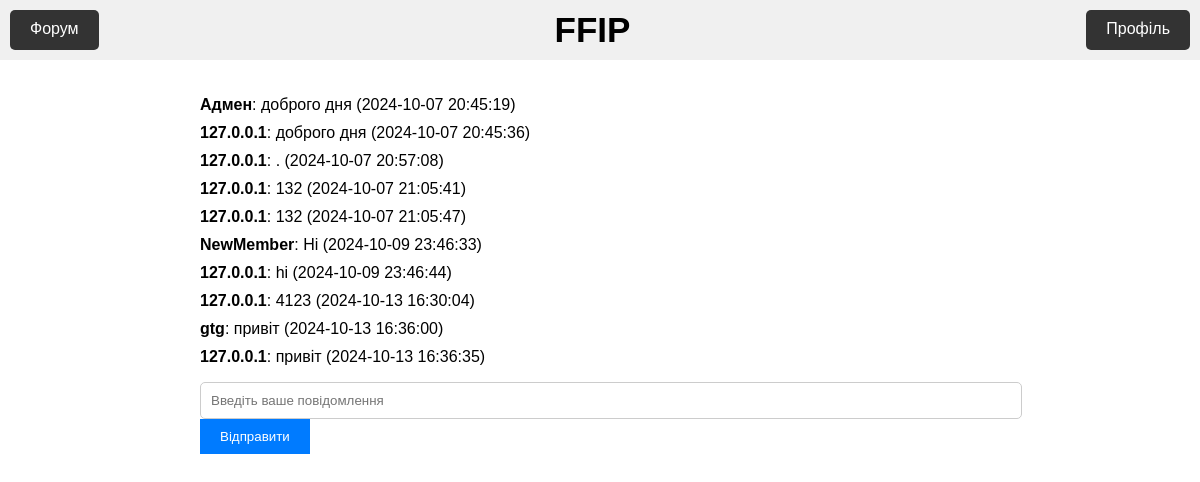
The page /topic_sport on the database its author committed.
### tables this page shows
CREATE TABLE "sport_topic_bd" (
	"message_id"	INTEGER NOT NULL UNIQUE,
	"user_login"	TEXT NOT NULL,
	"message"	TEXT NOT NULL,
	"message_time"	TEXT NOT NULL,
	PRIMARY KEY("message_id" AUTOINCREMENT)
);

### flask_app.py (the view)
@app.route('/topic_sport', methods=['GET', 'POST'])
def topic_sport():
    conn = getConnection()
    query = """
        SELECT message, message_id, message_time, user_login
        FROM sport_topic_bd
    """
    result = conn.execute(query).fetchall()
    messages = []
    for row in result:
        messages.append({
            'message': row[0],
            'message_id': row[1],
            'message_time': row[2],
            'user_login': row[3]
        })
    conn.commit()
    conn.close()
    return render_template('topic_sport.html', Messages = messages)

### flask_app.py (called while the page is built)
def getConnection():
    conn = sqlite3.connect('forum_data_base.db')
    conn.row_factory = sqlite3.Row #для того, щоб можна було звертатись до полів за іменами
    return conn

### templates/topic_sport.html (shortened to what this page needs)
<!DOCTYPE html>
<html lang="en">
<head>
    <link rel="stylesheet" href="{{ url_for('static', filename='sport_topic.css') }}">
</head>
<body>
    <header>
        <a class="button" href="{{url_for('main_f')}}">Форум</a>
        <span class="ffip-title">FFIP</span> <a class="button" href="{{url_for('profile')}}">Профіль</a>
    </header>
    <main>
        <form method="POST", action="sended_message_to_sport">
            <ul>
            {% for message in Messages %}
            <li>
                <b>{{ message.user_login }}</b>: {{ message.message }} ({{ message.message_time }})
            </li>
            {% endfor %}
            </ul>
            <input required id = 'message_input' type="text" name="message_input" placeholder="Введіть ваше повідомлення">
            <button type="submit" id = 'Submit_button'>Відправити</button>
        </form>
    </main>
</body>
</html>

### static/sport_topic.css (style rules this page uses)
html, body { margin: 0; padding: 0; font-family: Arial, sans-serif; }
.button { background-color: #333; color: white; padding: 10px 20px; text-decoration: none; border: none; border-radius: 5px; cursor: pointer; transition: background-color 0.3s ease; }
header { display: flex; justify-content: space-between; background-color: #f0f0f0; padding: 10px; }
main { max-width: 800px; margin: 0 auto; padding: 20px; }
ul { list-style: none; padding: 0; }
li { margin-bottom: 10px; }
b { font-weight: bold; }
#message_input { width: 100%; padding: 10px; border: 1px solid #ccc; border-radius: 5px; }
#Submit_button { padding: 10px 20px; background-color: #007bff; color: white; border: none; border-radius: 5px; cursor: pointer; transition: background-color 0.3s ease; }
.ffip-title { margin: 0 10px; font-weight: bold; font-size: 35px; }

### rows shown on the page
sport_topic_bd: user_login "Адмен", message "доброго дня", message_time "2024-10-07 20:45:19"
sport_topic_bd: user_login "127.0.0.1", message "доброго дня", message_time "2024-10-07 20:45:36"
sport_topic_bd: user_login "127.0.0.1", message ".", message_time "2024-10-07 20:57:08"
sport_topic_bd: user_login "127.0.0.1", message "132", message_time "2024-10-07 21:05:41"
sport_topic_bd: user_login "127.0.0.1", message "132", message_time "2024-10-07 21:05:47"
sport_topic_bd: user_login "NewMember", message "Hi", message_time "2024-10-09 23:46:33"
sport_topic_bd: user_login "127.0.0.1", message "hi", message_time "2024-10-09 23:46:44"
sport_topic_bd: user_login "127.0.0.1", message "4123", message_time "2024-10-13 16:30:04"
sport_topic_bd: user_login "gtg", message "привіт", message_time "2024-10-13 16:36:00"
sport_topic_bd: user_login "127.0.0.1", message "привіт", message_time "2024-10-13 16:36:35"
